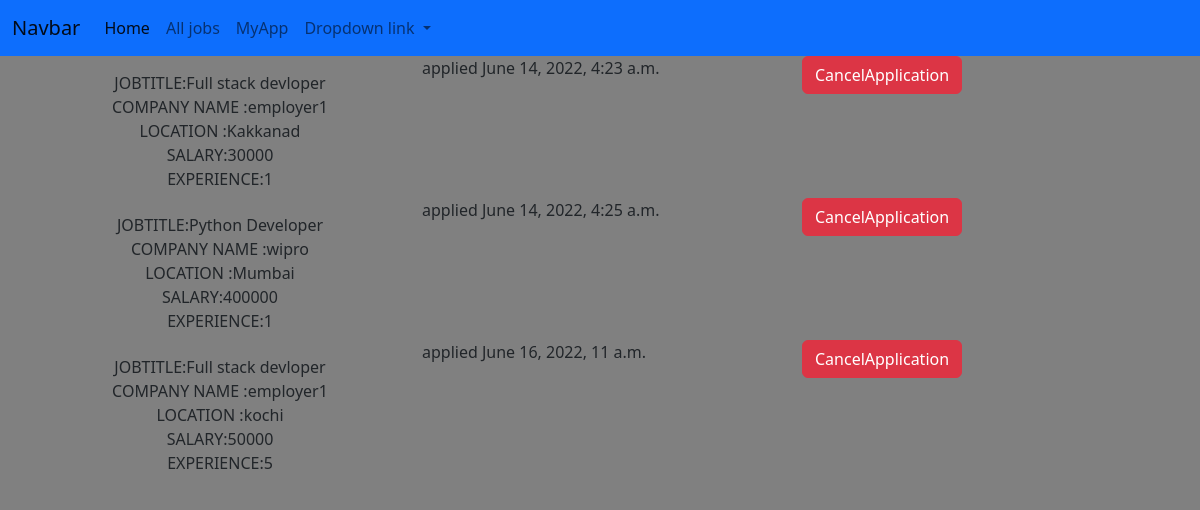
The app's page /candidate/can/joblist (signed in) with its own data.
### employer/models.py (models this page shows, shortened)
class Applications(models.Model):
    applicant=models.ForeignKey(User,on_delete=models.CASCADE,related_name="applicant")
    job=models.ForeignKey(Jobs,on_delete=models.CASCADE)
    options=(
        ("applied","applied"),
        ("accepted","accepted"),
        ("rejected0","rejected"),
        ("pending","pending"),
        ("cancelled","cancelled")
    )
    status=models.CharField(max_length=120,choices=options,default="applied")
    date=models.DateTimeField(auto_now_add=True)
    class Meta:
        unique_together= ("applicant","job")

class Jobs(models.Model):
    job_title=models.CharField(max_length=150)
    company=models.ForeignKey(User,on_delete=models.CASCADE,related_name="company")
    location=models.CharField(max_length=120)
    salary=models.PositiveIntegerField(null=True)
    experience=models.PositiveIntegerField(default=0)
    created_date=models.DateField(auto_now_add=True)
    last_date=models.DateField(null=True)
    active_status=models.BooleanField(default=True)
    job_description=models.TextField(null=True)

class User(AbstractUser):
    options=(
        ("employer","employer"),
        ("candidate","candidate")
    )
    role=models.CharField(max_length=120,choices=options,default="candidate")
    phone=models.CharField(max_length=12,null=True)

### candidate/views.py (the view)
# urls.py: path("can/joblist",views.ApplicationListView.as_view(),name='can-applist')
class ApplicationListView(ListView):
    model = Applications
    template_name = "candidates/candi-applications.html"
    context_object_name = "applications"
    def get_queryset(self):
        return Applications.objects.filter(applicant=self.request.user)

### candidate/templates/candidates/candi-applications.html
{%extends 'candidates/base.html'%}
{%block body_block%}
{%for application in applications%}
<div class="row">
    <div class="col-4 btn btn-outerline mt-2">
        <div>
            JOBTITLE:{{application.job.job_title}}
        </div>
        <div>
            COMPANY NAME :{{application.job.company}}
        </div>
        <div>
            LOCATION :{{application.job.location}}
        </div>
        <div>
            SALARY:{{application.job.salary}}
        </div>
        <div>
            EXPERIENCE:{{application.job.experience}}
        </div>
    </div>
    <div class="col-4">
        {{application.status}}
        {{application.date}}
    </div>
    <div class="col-4">
        <a href="" class="btn btn-danger">CancelApplication</a>
    </div>
</div>
{%endfor%}
{%endblock%}

### candidate/static/css/design.css (style rules this page uses)
body { background-color:grey; background:grey; span:green; }

### records on screen
Applications: job.job_title "Full stack devloper", job.company "employer1", job.location "Kakkanad", job.salary "30000", job.experience "1", status "applied", date "June 14, 2022, 4:23 a.m."
Applications: job.job_title "Python Developer", job.company "wipro", job.location "Mumbai", job.salary "400000", job.experience "1", status "applied", date "June 14, 2022, 4:25 a.m."
Applications: job.job_title "Full stack devloper", job.company "employer1", job.location "kochi", job.salary "50000", job.experience "5", status "applied", date "June 16, 2022, 11 a.m."
